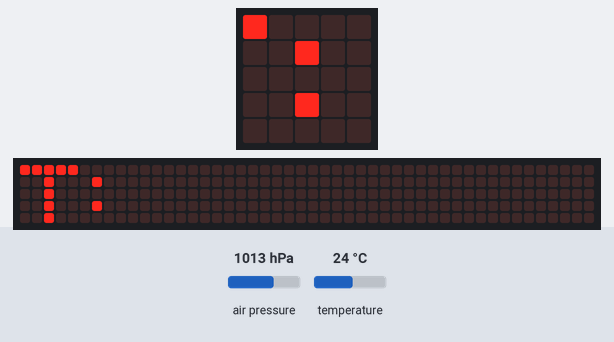
Bench run of a program on a simulated BBC micro:bit running MicroPython. Parts: the board's 5×5 LED display, a strip that is not on the board, showing the scrolling text unrolled. The test bench sets the inputs (shaded band); at power-on: temperature 24 °C, air pressure 1013 hPa. The 48×5 strip is a reading aid, not a part: it shows the text the display is scrolling, unrolled, one strip-width of it at a time; library files of the repository ran but are not shown: bmp280.py.

Above: at 1.28 s.
1.3 s: temperature set to 12 °C
At 2.03 s:
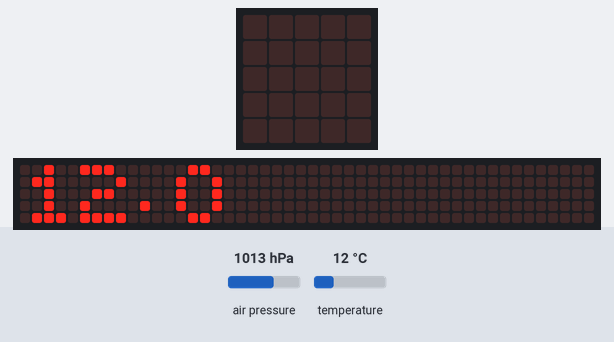
3.9 s: air pressure set to 952 hPa
At 7.14 s:
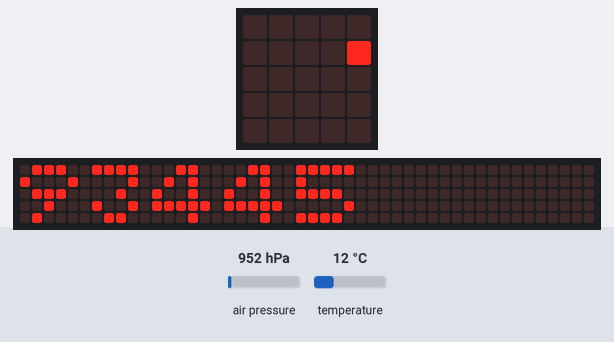
12.8 s: temperature set to 19 °C
At 14.54 s:
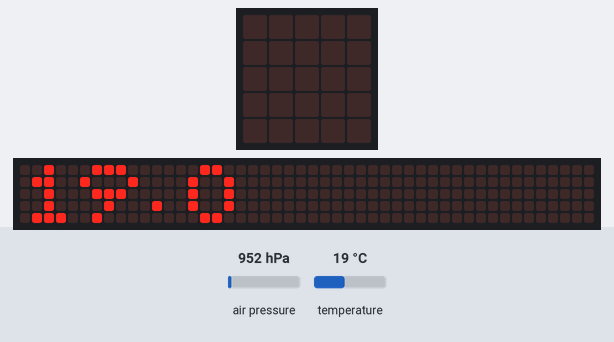
15.9 s: air pressure set to 975 hPa
At 19.79 s:
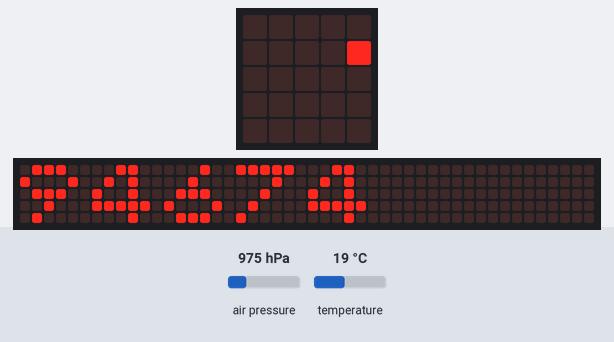

The program:

_______.py
```python
from microbit import *
import bmp280

b = bmp280.BMP280()

while True:
    display.scroll('T:')
    display.scroll(str(b.getTemp()))
    display.scroll('P:')
    display.scroll(str(b.getPress()))
    sleep(500)
```
